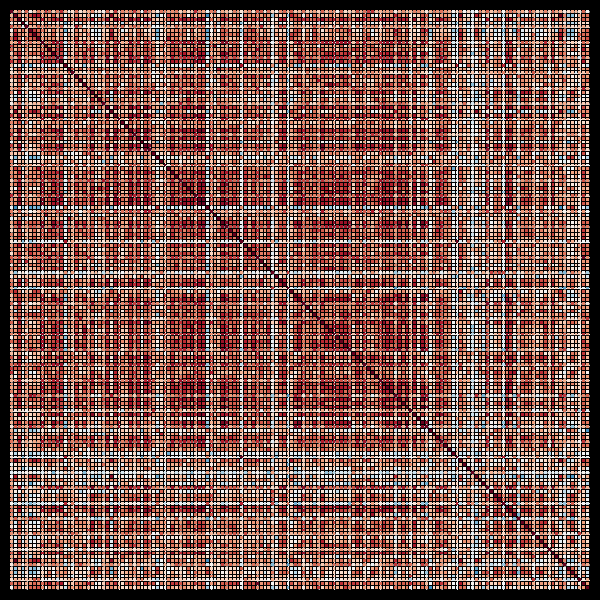

This figure's notebook cell:
### Code cell
# for t, temp in enumerate(feature_temp_vec):

t = 5
temp = feature_temp_vec[t]
print(temp)

cc_mat = feature_cc_mat_list[t].iloc[feature_order, feature_order]
fig = px.imshow(cc_mat, color_continuous_scale="RdBu_r", range_color=[-1, 1])

fig.update_layout(width=600, height=600)
fig.update_layout(
    xaxis_title="",
    yaxis_title="",
    font=dict(color="white", family="Arial, sans-serif", size=18)
)

fig.update_xaxes(showticklabels=False)
fig.update_yaxes(showticklabels=False)
fig.update_traces(xgap=1, ygap=1)
fig.update_layout(plot_bgcolor="black", paper_bgcolor="black")
fig.update_layout(coloraxis_showscale=False)
fig.update_layout(margin=dict(l=10, r=10, t=10, b=10))
fig.update_xaxes(automargin=False)
fig.update_yaxes(automargin=False)

fig.write_image(feature_cc_fig_path / f"{col_prefix}_feature_cc_{temp:g}C.png", scale=2)
fig.write_html(feature_cc_fig_path / f"{col_prefix}_feature_cc_{temp:g}C.html")
cc_mat.to_csv(feature_cc_fig_path / f"{col_prefix}_feature_cc_{temp:g}C.csv", index=True)

fig.show()

### Figure 1 — Plotly figure (JSON) as saved in the notebook; plotly's stock layout.template omitted (floating-point values rounded to 4 significant figures; data arrays with more than 128 entries replaced by an {"elided": "..."} marker saying what was removed)
{"data": [{"coloraxis": "coloraxis", "hovertemplate": "x: %{x}<br>y: %{y}<br>color: %{z}<extra></extra>", "name": "0", "type": "heatmap", "x": {"elided": "151 str values"}, "xaxis": "x", "xgap": 1, "y": {"elided": "151 str values"}, "yaxis": "y", "ygap": 1, "z": {"elided": "151x151 float values"}}], "layout": {"coloraxis": {"cmax": 1, "cmin": -1, "colorscale": [[0, "rgb(5,48,97)"], [0.1, "rgb(33,102,172)"], [0.2, "rgb(67,147,195)"], [0.3, "rgb(146,197,222)"], [0.4, "rgb(209,229,240)"], [0.5, "rgb(247,247,247)"], [0.6, "rgb(253,219,199)"], [0.7, "rgb(244,165,130)"], [0.8, "rgb(214,96,77)"], [0.9, "rgb(178,24,43)"], [1, "rgb(103,0,31)"]], "showscale": false}, "font": {"color": "white", "family": "Arial, sans-serif", "size": 18}, "height": 600, "margin": {"b": 10, "l": 10, "r": 10, "t": 10}, "paper_bgcolor": "black", "plot_bgcolor": "black", "width": 600, "xaxis": {"anchor": "y", "automargin": false, "constrain": "domain", "domain": [0, 1], "scaleanchor": "y", "showticklabels": false, "title": {"text": ""}}, "yaxis": {"anchor": "x", "automargin": false, "autorange": "reversed", "constrain": "domain", "domain": [0, 1], "showticklabels": false, "title": {"text": ""}}}}
